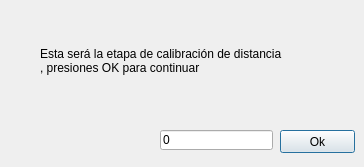
<?xml version="1.0" encoding="UTF-8"?>
<ui version="4.0">
 <class>Calibration</class>
 <widget class="QDialog" name="Calibration">
  <property name="geometry">
   <rect>
    <x>0</x>
    <y>0</y>
    <width>364</width>
    <height>167</height>
   </rect>
  </property>
  <property name="minimumSize">
   <size>
    <width>364</width>
    <height>167</height>
   </size>
  </property>
  <property name="maximumSize">
   <size>
    <width>364</width>
    <height>167</height>
   </size>
  </property>
  <property name="windowTitle">
   <string>Calibration</string>
  </property>
  <widget class="QPushButton" name="next">
   <property name="geometry">
    <rect>
     <x>280</x>
     <y>130</y>
     <width>75</width>
     <height>23</height>
    </rect>
   </property>
   <property name="text">
    <string>Ok</string>
   </property>
  </widget>
  <widget class="QLineEdit" name="lineEdit">
   <property name="geometry">
    <rect>
     <x>160</x>
     <y>130</y>
     <width>113</width>
     <height>20</height>
    </rect>
   </property>
   <property name="text">
    <string>0</string>
   </property>
   <property name="frame">
    <bool>true</bool>
   </property>
  </widget>
  <widget class="QLabel" name="label">
   <property name="geometry">
    <rect>
     <x>40</x>
     <y>10</y>
     <width>301</width>
     <height>101</height>
    </rect>
   </property>
   <property name="text">
    <string>Esta será la etapa de calibración de distancia
, presiones OK para continuar</string>
   </property>
  </widget>
 </widget>
 <resources/>
 <connections/>
</ui>
